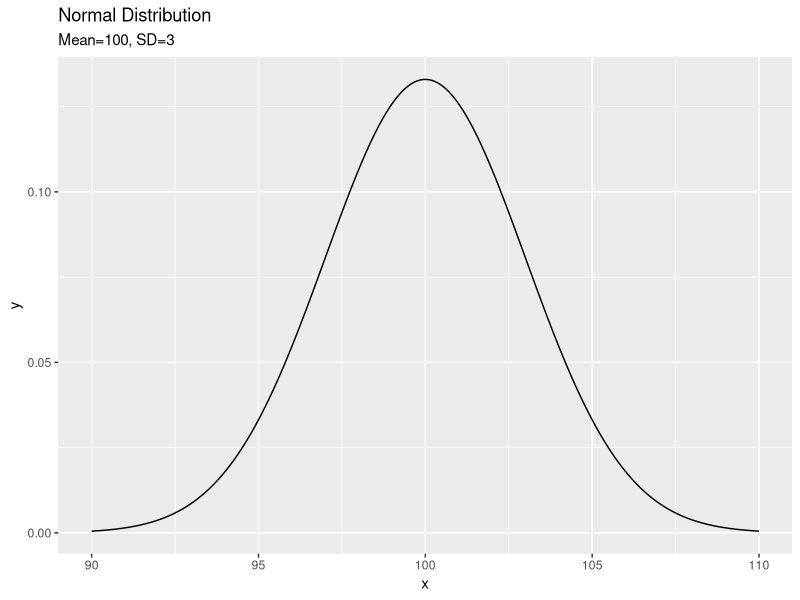
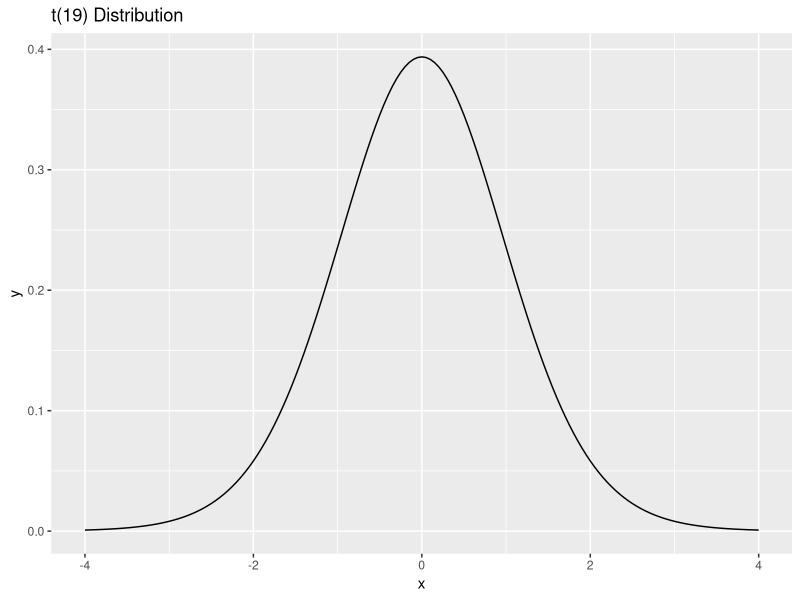
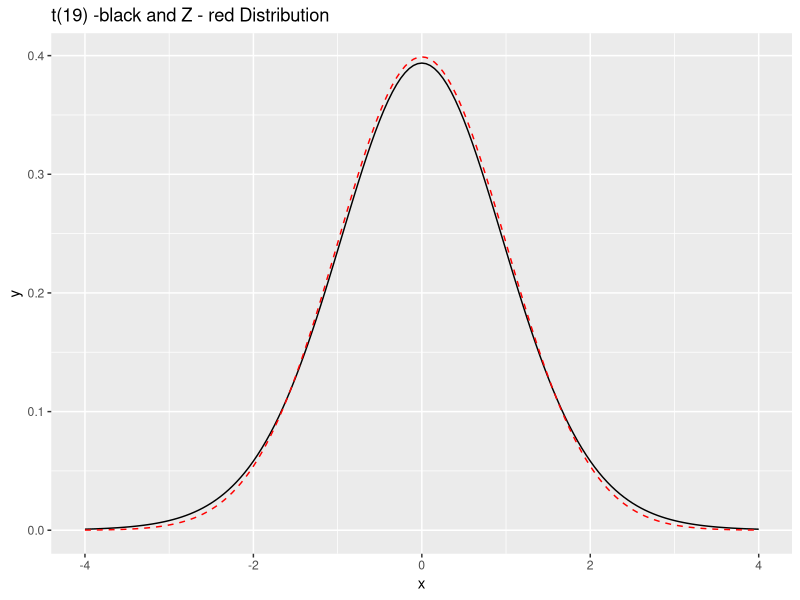
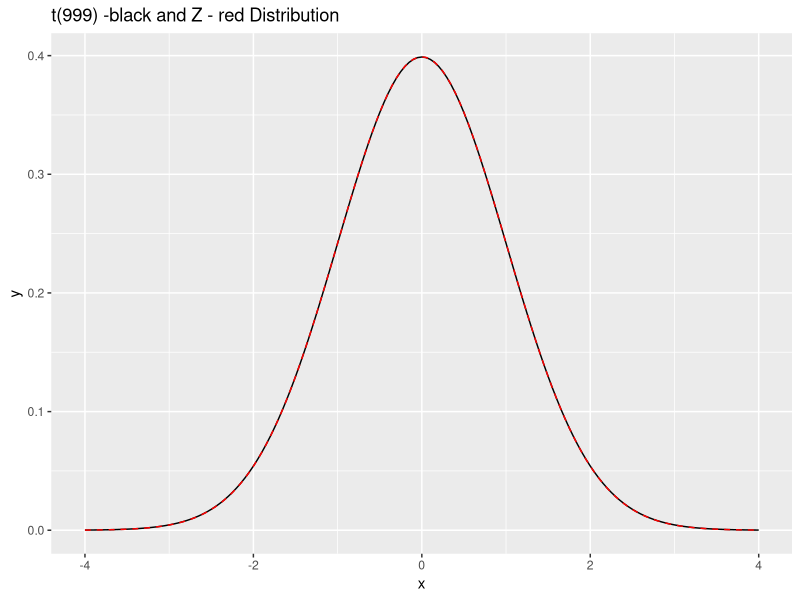
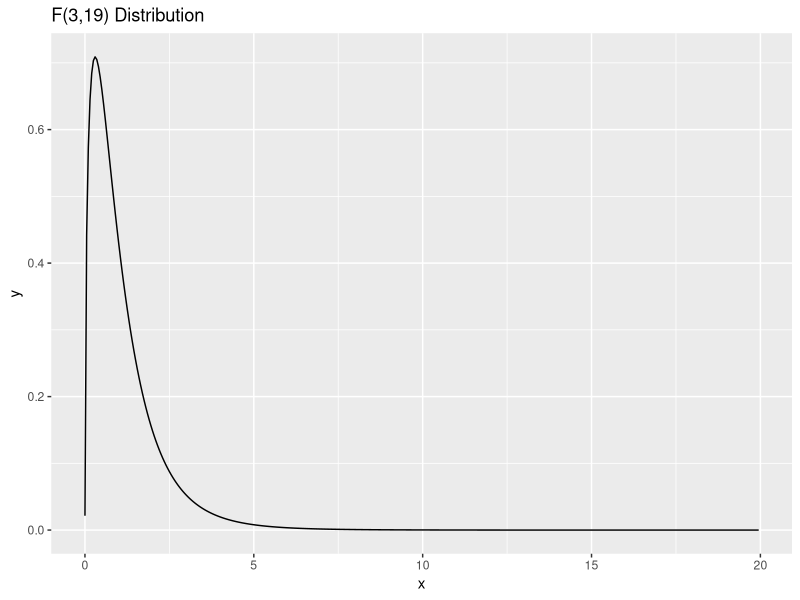
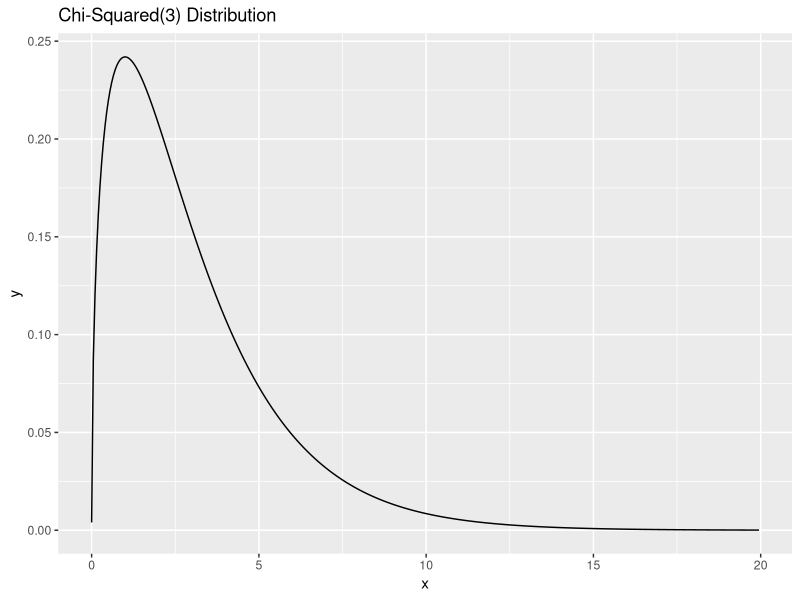
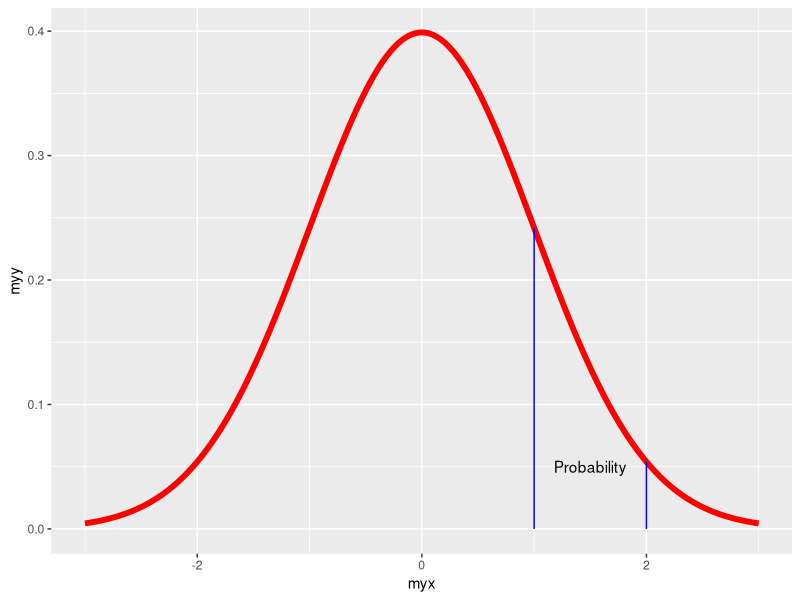
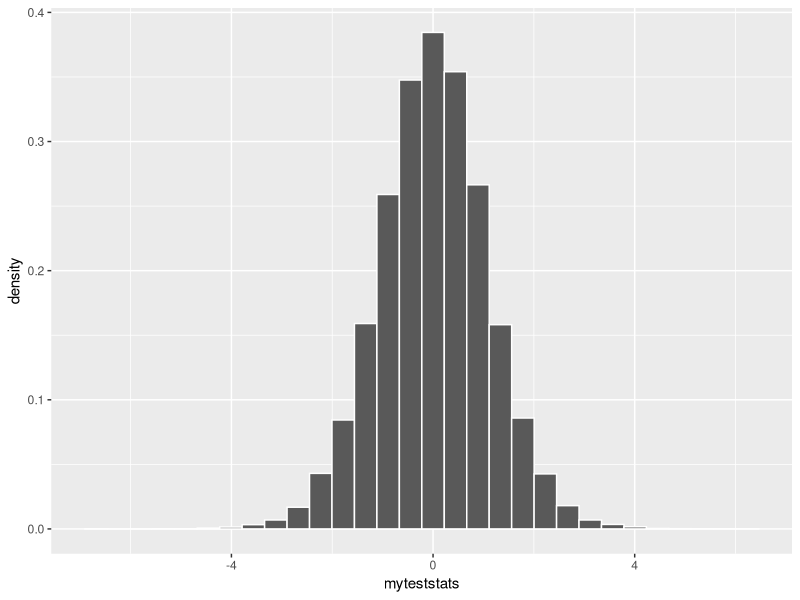

The R script that drew these images, in order:
#Thursday, 3/24
#Notes 5-1B 

pt(-2,9)
?pt #shades left because lower.tail=TRUE by default


#shade to right?
1-pt(-2,9)
pt(-2,9,lower.tail=FALSE)

library(ggplot2)

#Normal distribution
x <- seq(90,110,0.05)
y <- dnorm(x,100,3)
ggplot(NULL,aes(x=x,y=y))+
  geom_line()+
  labs(title="Normal Distribution",
       subtitle="Mean=100, SD=3")

#t(19) distribution
x <- seq(-4,4,0.05)
y <- dt(x,19)
ggplot(NULL,aes(x=x,y=y))+
  geom_line()+
  labs(title="t(19) Distribution")

###########################################################
#Side note - let's look at Standard Normal and t together!#
###########################################################
y2 <- dnorm(x)
ggplot(NULL,aes(x=x,y=y))+
  geom_line()+
  geom_line(aes(y=y2),
            color="red",
            linetype=2)+
  labs(title="t(19) -black and Z - red Distribution")



#What if the degrees of freedom get really big?
y <- dt(x,999)
ggplot(NULL,aes(x=x,y=y))+
  geom_line()+
  geom_line(aes(y=y2),
            color="red",
            linetype=2)+
  labs(title="t(999) -black and Z - red Distribution")


#F(3,19) distribution
x <- seq(0.0001,20,0.05)
y <- df(x,3,19)
ggplot(NULL,aes(x=x,y=y))+
  geom_line()+
  labs(title="F(3,19) Distribution")

#Chi-Squared(3) Distribution
x <- seq(0.0001,20,0.05)
y <- dchisq(x,3)
ggplot(NULL,aes(x=x,y=y))+
  geom_line()+
  labs(title="Chi-Squared(3) Distribution")



#Exercises p. 3-4
#1a.
pnorm(1.5,lower.tail=FALSE)
#or#
1-pnorm(1.5)

#1b.
pnorm(1.5,lower.tail=TRUE)+pnorm(1.5,lower.tail=FALSE)

#2a.
pt(1.5,3,lower.tail=FALSE)

#2b.
pt(1.5,29,lower.tail=FALSE)

#2c.
pt(1.5,99,lower.tail=FALSE)

#2d.
pt(2,3,lower.tail=FALSE)
pt(2,29,lower.tail=FALSE)
pt(2,99,lower.tail=FALSE)
pt(2,999,lower.tail=FALSE)
pnorm(2,lower.tail=FALSE)

#3
pchisq(10,3)-pchisq(5,3)
1-pchisq(5,3)-pchisq(10,3,lower.tail=FALSE)

#4
qnorm(.975)
qt(.975,9)


#p.5
myx <- seq(-3,3,.01)
myy <- dnorm(myx)

ggplot(NULL,aes(x=myx,y=myy)) +
  geom_line(color="red",size=2) +
  geom_segment(aes(x=1,xend=1,
                   y=0,yend=dnorm(1)),
               color="blue") +
  geom_segment(aes(x=2,xend=2,y=0,
                   yend=dnorm(2)),
               color="blue") +
  geom_text(aes(x=1.5,y=.05),
            label="Probability")


#Simulation, p.5-6
pnorm(2)-pnorm(1)
mynewnorm <- rnorm(10000,0,1)
sum(mynewnorm >= 1 & mynewnorm <= 2)/10000

mynewnorm <- rnorm(100000,0,1)
sum(mynewnorm >= 1 & mynewnorm <= 2)/100000

1-pnorm(1.96)
sum(mynewnorm >= 1.96)/100000

1+1
#Simulation, p.7
# Proof of t-distribution

# 1. Since we can't generate an infinite number of random samples,
# Let's settle for generating 50,000 samples of size 15 from a 
# Normal Distribution matching the population our soda sample
# came from (I'll use the mean=12 and sd=0.1),

mysamples <- replicate(50000,rnorm(15,12,0.1))

#Equivalent to writing rnorm(15,12,0.1) 50,000 times!

# Each column of mysamples represents one replication of my
# soda experiment of observing 15 cans.

dim(mysamples)

# 2. Calculate the t-test statistic for each column of my data.
# Find the mean and standard deviation of each sample of 15 observations

mymeans <- apply(mysamples,2,mean)
mysds <- apply(mysamples,2,sd)

# Calculate t for each sample of 15 observations
myteststats <- (mymeans - 12)/(mysds/sqrt(15))

# 3. Observe the distribution of my calculated test statistics

library(ggplot2)
ggplot(NULL,aes(x=myteststats)) +
  geom_histogram(aes(y=..density..), color="white")

# 4. Super-impose the t-14 distribution on the histogram 
# of test statistics and generate a QQ-Plot to compare
# the test statistics to the Normal distribution.

myx <- seq(-4,4,.01)
myy <- dt(myx,14)
ggplot(NULL, aes(x=myteststats)) +
  geom_histogram(aes(y=..density..), color="white") +
  geom_line(aes(x=myx,y=myy),color="red") +
  labs(title="50,000 t Test Statistics Compared to t-14 curve")

ggplot(NULL,aes(sample=myteststats)) +
  stat_qq() +
  geom_qq_line(distribution=stats::qnorm)

# 5. Until 1901, statisticians used the Normal Distribution
# to model the sampling distribution of this test statistic.
# How "bad" was that? Well, here' I've added the Normal
# Distribution's probability density function in blue. 
# What do you think?

myx <- seq(-4,4,.01)
myy <- dt(myx,14)
mynormy <- dnorm(myx)
ggplot(NULL, aes(x=myteststats)) +
  geom_histogram(aes(y=..density..), color="white") +
  geom_line(aes(x=myx,y=myy),color="red") + 
  geom_line(aes(x=myx,y=mynormy),color="blue",linetype=2)

# 6. What proportion of our simulated test statistics
# in the object myteststats are less than the value we
# calculated of -0.90? How does it compare to the theoretical
# p-value calculated above?

sum(myteststats <= -0.90)/50000

